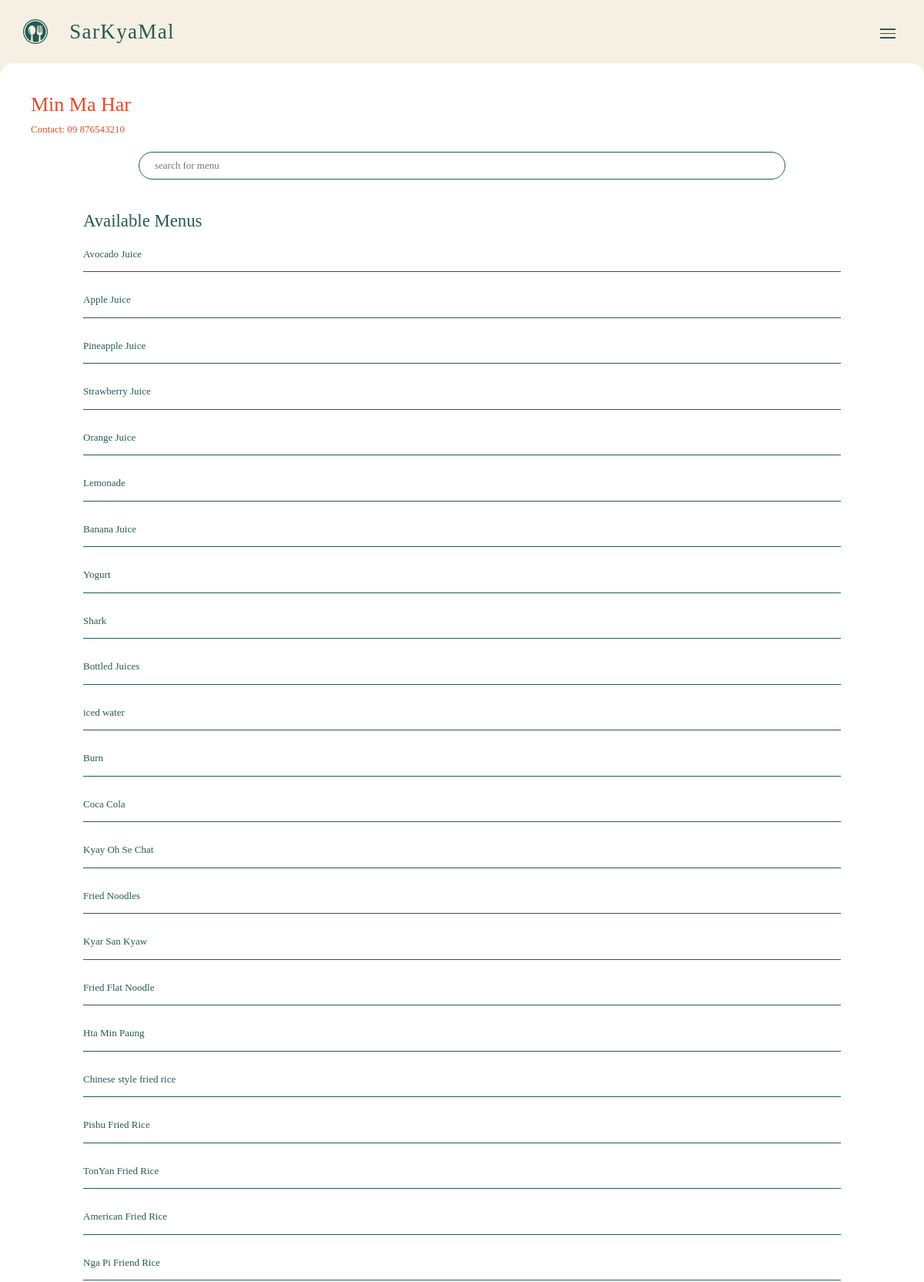
Page /sarkyamal/restaurant.php?rid=R03 (upper part) on the committed database.
### tables this page shows
CREATE TABLE `restaurants` (
  `restaurant_id` varchar(10) NOT NULL,
  `restaurant_name` varchar(255) NOT NULL,
  `contact_ph` varchar(20) NOT NULL,
  `location` varchar(11) NOT NULL
);

CREATE TABLE `restaurant_menu` (
  `rm_id` varchar(11) NOT NULL,
  `restaurant_id` varchar(10) NOT NULL,
  `menu_id` varchar(10) NOT NULL,
  `price` int(11) NOT NULL,
  `description` text NOT NULL,
  `rating` decimal(10,1) NOT NULL
);

CREATE TABLE `menus` (
  `menu_id` varchar(10) NOT NULL,
  `menu_name` varchar(100) NOT NULL,
  `menu_type` varchar(100) NOT NULL,
  `availability` int(11) NOT NULL,
  `photo` varchar(255) NOT NULL
);

### sarkyamal/restaurant.php (the view, shortened to what this page needs)
<?php
   include("config/connect.php");
   if(isset($_REQUEST['rid']))
	{
      $id = $_REQUEST['rid'];
      $select=mysqli_query($conn, "SELECT * FROM restaurants WHERE restaurant_id='$id'");
      $data=mysqli_fetch_array($select);
	}
?>
<!DOCTYPE html>
<html lang="en">
<head>
</head>
<body>
<section id="body">
   <?php
      include('nav.php');
      include('cart.php');
   ?>
   <div id="page-title">
      <h2><?php echo $data['restaurant_name'];?></h2>
      Contact: <?php echo $data['contact_ph'];?>
   </div>
   <div class="search-bar">
      <form name="search" action="restaurants.php" method="post">
         <input type="text" placeholder="search for menu" name="keyword">
      </form>
   </div>
   <div class="content">
      <h3>Available Menus</h3>
      <?php
         $id = $_REQUEST['rid'];
         $sql="SELECT * FROM restaurants, restaurant_menu, menus WHERE restaurants.restaurant_id='$id' AND restaurants.restaurant_id=restaurant_menu.restaurant_id AND menus.menu_id=restaurant_menu.menu_id";
         $select=mysqli_query($conn, $sql);
         $count=mysqli_num_rows($select);
         for ($i=0; $i < $count; $i++) :
            $row=mysqli_fetch_array($select);
      ?>
      <ul class="list">
         <li><a href="menu-detail.php?mid=<?php echo $row['menu_id'];?>&rid=<?php echo $id;?>"><?php echo $row['menu_name'];?></a></li>
      </ul>
      <?php endfor; ?>
   </div>
</section>
</body>
</html>

### sarkyamal/config/style.css (style rules this page uses)
body, html { padding: 0; margin: 0; overflow-x: hidden; max-width: 100%; font-family: 'Proxima Nova Regular'; font-size: 13px; background: #ffffff; color: #275A53; }
a { text-decoration: underline; color: #275A53; font-weight: bold; }
#body { position: absolute; top: 120px; width: 100%; margin-bottom: 30px; }
#page-title { margin: 0px 40px 20px; color: #e3492b; }
.content { width: 82%; margin: 20px auto; }
input { border: 1px solid #275A53; width: 260px; height: 36px; border-radius: 18px; display: block; margin-bottom: 20px; padding: 0px 20px; }
.search-bar { width: 100%; text-align: center; }
.search-bar form input[type=text] { display: inline-block; width: 70%; }
.list { list-style-type: none; padding: 13px 0; border-bottom: 1px solid #275A53; }
.list a { text-decoration: none; color: #275A53; font-weight: normal; }

### rows in the picture
restaurants: restaurant_name "Min Ma Har", contact_ph "09 876543210"
restaurant_menu: menu.menu_name "Avocado Juice"
restaurant_menu: menu.menu_name "Apple Juice"
restaurant_menu: menu.menu_name "Pineapple Juice"
restaurant_menu: menu.menu_name "Strawberry Juice"
restaurant_menu: menu.menu_name "Orange Juice"
restaurant_menu: menu.menu_name "Lemonade"
restaurant_menu: menu.menu_name "Banana Juice"
restaurant_menu: menu.menu_name "Yogurt"
restaurant_menu: menu.menu_name "Shark"
restaurant_menu: menu.menu_name "Bottled Juices"
restaurant_menu: menu.menu_name "iced water"
restaurant_menu: menu.menu_name "Burn"
restaurant_menu: menu.menu_name "Coca Cola"
restaurant_menu: menu.menu_name "Kyay Oh Se Chat"
restaurant_menu: menu.menu_name "Fried Noodles"
restaurant_menu: menu.menu_name "Kyar San Kyaw"
restaurant_menu: menu.menu_name "Fried Flat Noodle"
restaurant_menu: menu.menu_name "Hta Min Paung"
restaurant_menu: menu.menu_name "Chinese style fried rice"
restaurant_menu: menu.menu_name "Pishu Fried Rice"
restaurant_menu: menu.menu_name "TonYan Fried Rice"
restaurant_menu: menu.menu_name "American Fried Rice"
restaurant_menu: menu.menu_name "Nga Pi Friend Rice"
